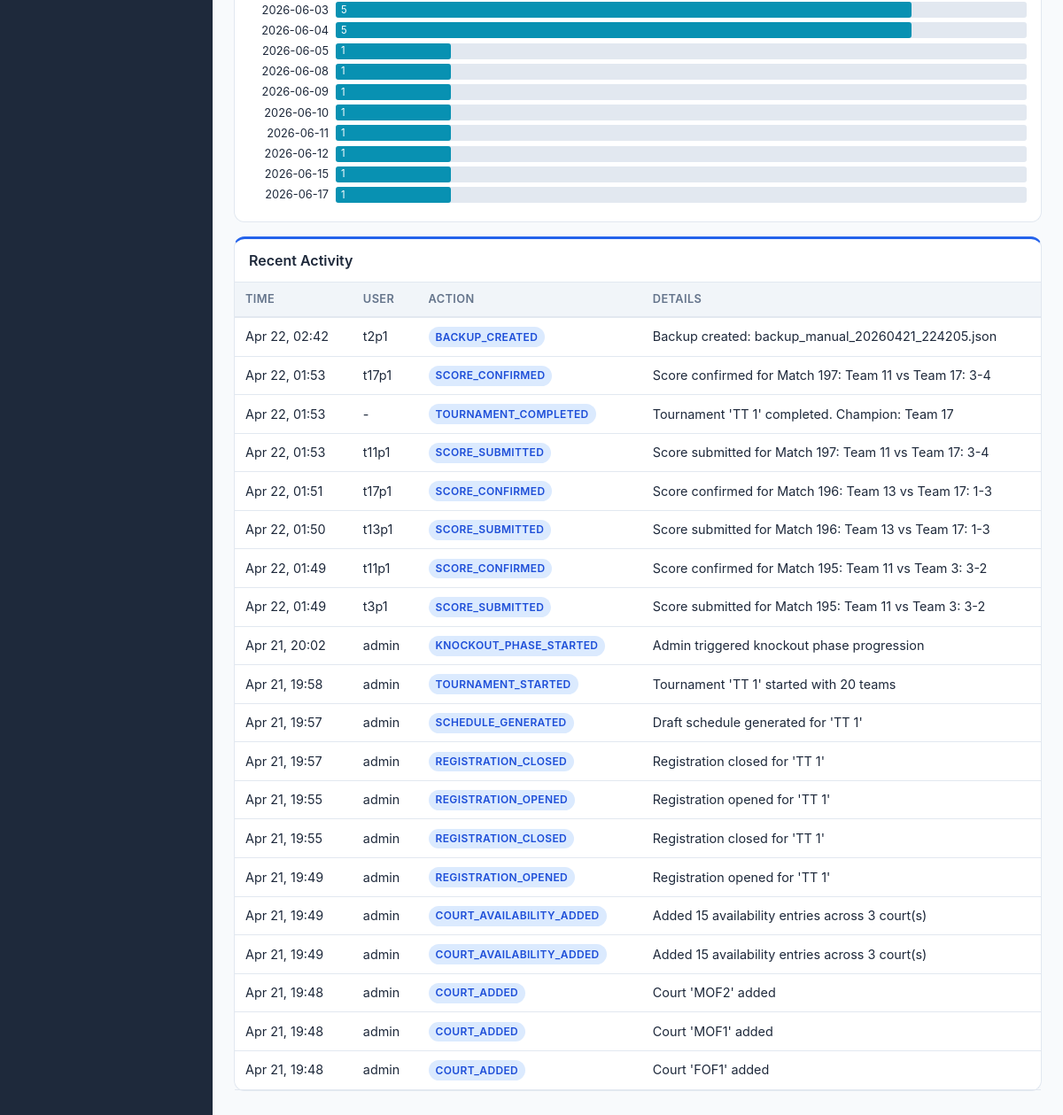
The page /analytics/ (signed in, lower part) on the database as committed earlier.
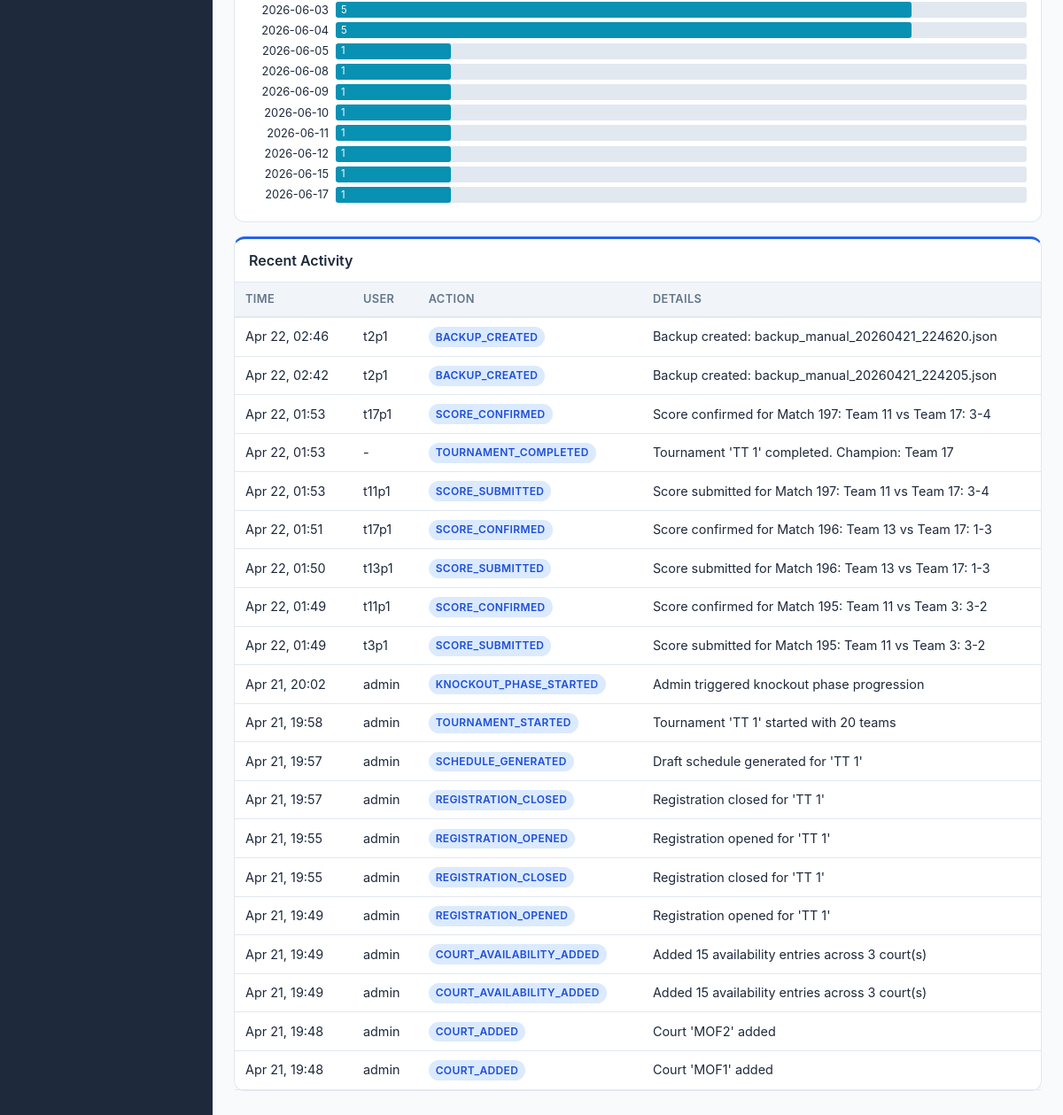
The same page on the database as committed later.
### core/models.py (models this page shows, shortened)
class AuditLog(models.Model):
    user = models.ForeignKey(
        User, on_delete=models.SET_NULL, null=True, blank=True
    )
    action = models.CharField(max_length=100)
    details = models.TextField(default="")
    ip_address = models.GenericIPAddressField(null=True, blank=True)
    timestamp = models.DateTimeField(auto_now_add=True)
    tournament = models.ForeignKey(
        Tournament, on_delete=models.CASCADE, null=True, blank=True, related_name="audit_logs"
    )
    class Meta:
        ordering = ["-timestamp"]

### core/views.py (the view)
# urls.py: path("analytics/", views.analytics_view, name="analytics"),
@login_required
def analytics_view(request):
    tournament = _get_tournament(request)
    if not tournament:
        return render(request, "core/analytics.html", _tournament_context(request, tournament))
    matches = tournament.matches.all()
    teams = tournament.teams.all()
    match_stats = {
        "total": matches.count(),
        "confirmed": matches.filter(status="confirmed").count(),
        "upcoming": matches.filter(status="upcoming").count(),
        "in_progress": matches.filter(status="in_progress").count(),
        "pending": matches.filter(status="pending_confirmation").count(),
        "disputed": matches.filter(status="disputed").count(),
        "forfeited": matches.filter(status="forfeited").count(),
        "cancelled": matches.filter(status="cancelled").count(),
    }
    courts = tournament.courts.all()
    court_stats = []
    for court in courts:
        total = matches.filter(court=court).count()
        confirmed = matches.filter(court=court, status="confirmed").count()
        court_stats.append({
            "court": court, "total_matches": total, "confirmed_matches": confirmed,
            "utilization": round(confirmed / total * 100, 1) if total > 0 else 0,
        })
    team_stats = []
    for team in teams.filter(status="active"):
        team_matches = matches.filter(Q(team1=team) | Q(team2=team))
        wins = team_matches.filter(winner=team).count()
        played = team_matches.filter(status__in=["confirmed", "forfeited"]).count()
        team_stats.append({
            "team": team, "played": played, "wins": wins, "losses": played - wins,
            "win_rate": round(wins / played * 100, 1) if played > 0 else 0,
        })
    team_stats.sort(key=lambda x: x["win_rate"], reverse=True)
    schedule_density = defaultdict(int)
    for m in matches.filter(scheduled_time__isnull=False):
        day = m.scheduled_time.strftime("%Y-%m-%d")
        schedule_density[day] += 1
    schedule_density = dict(sorted(schedule_density.items()))
    withdrawn = teams.filter(status="withdrawn")
    withdrawal_info = []
    for team in withdrawn:
        affected = matches.filter(Q(team1=team) | Q(team2=team), status__in=["forfeited", "cancelled"]).count()
        withdrawal_info.append({"team": team, "affected_matches": affected, "withdrawn_at": team.withdrawn_at})
    recent_logs = AuditLog.objects.filter(tournament=tournament).order_by("-timestamp")[:20]
    context = {
        "tournament": tournament, "match_stats": match_stats, "court_stats": court_stats,
        "team_stats": team_stats, "schedule_density": json.dumps(schedule_density),
        "withdrawal_info": withdrawal_info, "recent_logs": recent_logs,
    }
    if tournament.format in ("round_robin", "double_round_robin", "hybrid"):
        context["standings"] = calculate_standings(tournament)
    context.update(_tournament_context(request, tournament))
    return render(request, "core/analytics.html", context)

### core/models.py (called while the page is built)
    def get_tiebreaker_order(self):
        return json.loads(self.tiebreaker_order)

### core/standings.py (called while the page is built)
def _sort_key(standing, tiebreakers):
    key = [standing["points"]]
    for tb in tiebreakers:
        if tb == "game_diff":
            key.append(standing["game_diff"])
        elif tb == "games_won":
            key.append(standing["games_won"])
        elif tb == "head_to_head":
            key.append(0)  # Simplified; would need pairwise comparison
    return tuple(key)

### core/views.py (called while the page is built, shortened)
def _tournament_context(request, tournament=None):
    if not request.user.is_authenticated:
        return {}
    has_dual_roles = _has_dual_roles(request.user)
    view_mode = request.session.get("view_mode", "team") if has_dual_roles else None
    ctx = {
        "has_dual_roles": has_dual_roles,
        "view_mode": view_mode,
    }
    if _is_organizer(request.user):
        ctx.update({
            "available_tournaments": _get_available_tournaments(),
            "selected_tournament": tournament,
        })
        return ctx

def _is_organizer(user):
    return user.is_staff or user.is_superuser

def _has_dual_roles(user):
    if not _is_organizer(user):
        return False
    return user.memberships.exists()

### templates/core/analytics.html (shortened to what this page needs)
{% extends "core/base.html" %}
{% block content %}
{% if tournament %}
<div class="card mt-2">
    <div class="card-body" id="schedule-density"></div>
</div>
<div class="card mt-2">
    <div class="card-header">Recent Activity</div>
    <div class="table-container">
    <table>
        <thead><tr><th>Time</th><th>User</th><th>Action</th><th>Details</th></tr></thead>
        <tbody>
        {% for log in recent_logs %}
        <tr>
            <td style="white-space:nowrap;">{{ log.timestamp|date:"M d, H:i" }}</td>
            <td>{{ log.user.username|default:"-" }}</td>
            <td><span class="badge badge-upcoming">{{ log.action }}</span></td>
            <td style="max-width:400px;overflow:hidden;text-overflow:ellipsis;">{{ log.details|truncatechars:80 }}</td>
        </tr>
        {% endfor %}
        </tbody>
    </table>
    </div>
</div>
{% else %}
<p class="text-muted">No tournament data available.</p>
{% endif %}
{% endblock %}

Rows that differ between the two databases and show on the page:
no longer on this page (row unchanged): AuditLog: timestamp "Apr 21, 19:48", user.username "admin", action "COURT_ADDED", details "Court 'FOF1' added"
added AuditLog: timestamp "Apr 22, 02:46", user.username "t2p1", action "BACKUP_CREATED", details "Backup created: backup_manual_20260421_224620.json"
